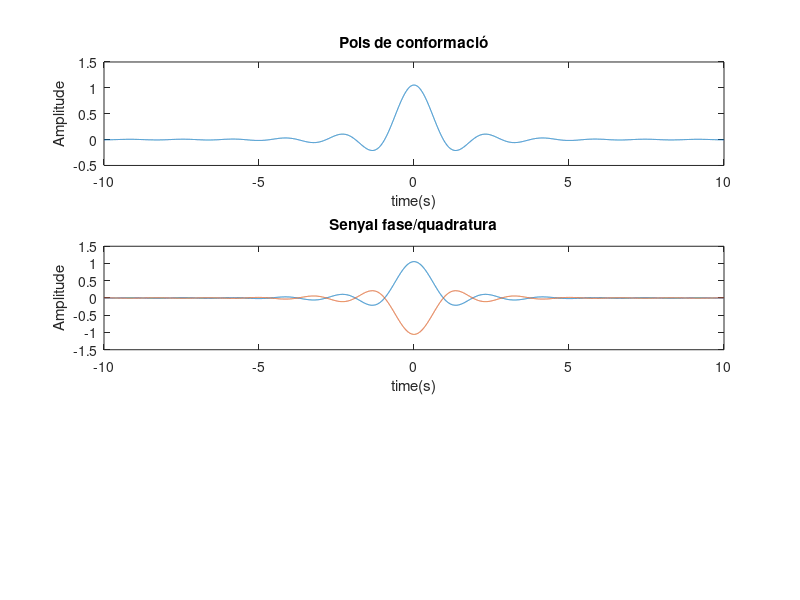

This figure's MATLAB source: (Note: this script raises an error after producing the figure.)
% 1
BN=1e4;
Maxv=10;
Minv=-10;

b=linspace(Minv,Maxv,BN);

% 2
rs=1;
B=0.2;

pd=sin(pi*rs*b*(1-B))+4*B*rs*b.*cos(pi*rs*b*(1+B));
pn=(pi*b*sqrt(rs).*(1-power(4*B*rs*b,2)));
p=pd./pn;

figure("Name","Modulador IQ");
subplot(3,1,1);
plot(b,p);
title("Pols de conformació");
xlabel("time(s)");
ylabel("Amplitude");

% bp=2*1/rs;

% 3
is=p;
qs=-p;
subplot(3,1,2);
plot(b,is);
title("Senyal fase/quadratura");
xlabel("time(s)");
ylabel("Amplitude");
hold on
plot(b,qs);
hold off

% 4
% Constulta el archiu "modIQ.m"

% 5
fc=100;
s1=modIQ(is,qs,fc,b);
subplot(3,1,3);
plot(b,s1);
title("Señal s(t)");
xlabel("time(s)");
ylabel("Amplitude");

% 6
Bp=2*1/rs;
Bh=Bp;
h=sin(2*Bh*b)/b;